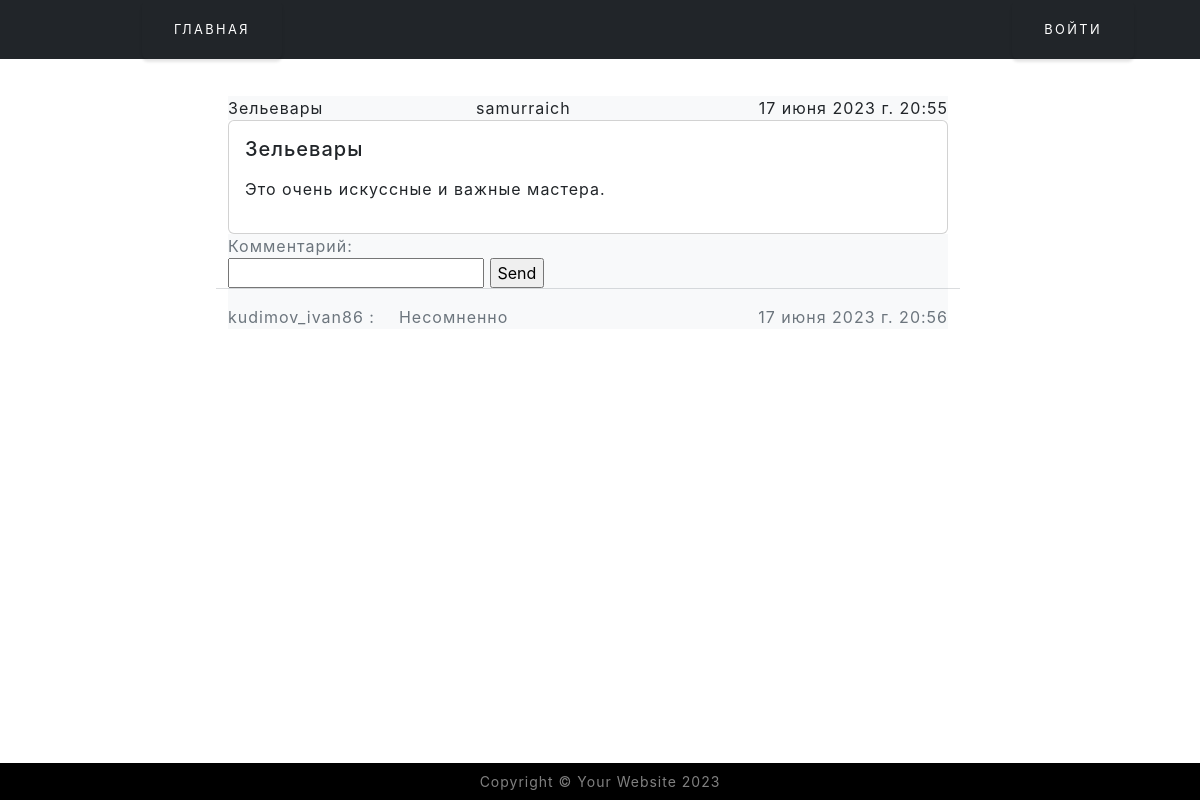
The page /13/ on the database its author committed.
### Board/models.py (models this page shows, shortened)
class Board(models.Model):
    author = models.ForeignKey(User, on_delete=models.CASCADE)
    category = models.ForeignKey('Category', on_delete=models.CASCADE, blank=True)
    date_of_creation = models.DateTimeField(auto_now_add=True)
    content = RichTextUploadingField(blank=True, null=True)
    title = models.CharField(max_length=100)

class Category(models.Model):
    CATEGORIES = [
        ('Танки', 'Танки'),
        ('Хилы', 'Хилы'),
        ('ДД', 'ДД'),
        ('Торговцы', 'Торговцы'),
        ('Гилдмастеры', 'Гилдмастеры'),
        ('Квестгиверы', 'Квестгиверы'),
        ('Кузнецы', 'Кузнецы'),
        ('Кожевники', 'Кожевники'),
        ('Зельевары', 'Зельевары'),
        ('Мастера заклинаний', 'Мастера заклинаний'),
    ]
    name = models.CharField('Категория', max_length=30, choices=CATEGORIES, default='Танки')

class Comment(models.Model):
    author = models.ForeignKey(User, on_delete=models.CASCADE)
    board = models.ForeignKey('Board', on_delete=models.CASCADE)
    text = models.CharField(max_length=256)
    date_of_creation = models.DateTimeField(auto_now_add=True)
    not_accepted_yet = 'not accepted yet'
    response_accepted = 'response accepted'
    choice = (('not accepted yet', 'Отклик ещё не принят'),
              ('response accepted', 'Отклик принят'))
    status = models.CharField(choices=choice, default=not_accepted_yet, max_length=20)
    deleted = models.BooleanField(default=False)

### Board/views.py (the view, shortened to what this page needs)
# urls.py: path('<int:pk>/', BoardDetail.as_view(), name='detail'),
class BoardDetail(generic.DetailView):
    model = Board
    def get(self, request, *args, **kwargs):
        commentform = CommentForm()
        board = Board.objects.get(id=kwargs.get('pk'))
        comment = Comment.objects.filter(board_id=kwargs.get('pk'))
        return render(request,
                      'Board/board_detail.html',
                      {'commentform': commentform,
                       'board': board,
                       'comment': comment})

### Board/forms.py
class CommentForm(forms.ModelForm):
    text = forms.CharField(label='Комментарий:')
    class Meta:
        model = Comment
        fields = ('text',)

### templates/Board/board_detail.html (shortened to what this page needs)
{% extends 'Board/index.html' %}
{% block content %}
<div class="container mt-3">
    <div class="row w-100 mb-3">
        <div class="col-sm-8 mx-auto mb-5">
            <div class="card-header bg-light text-start">
                <div class="row row-cols-3">
                    <div class="col">
                        {{ board.category.name }}
                    </div>
                    <div class="col">
                        {{ board.author }}
                    </div>
                    <div class="col text-end">
                        {{ board.date_of_creation }}
                    </div>
                </div>
            </div>
            <div class="card">
                <div class="card-body">
                    <h5 class="card-title">{{ board.title }}</h5>
                    <p>{{ board.content|safe }}</p>
                </div>
            </div>
            <div class="card-footer bg-light text-muted">
                <div class="row">
                    <div class="col-6 text-start">
                        <form method="POST">
                            {{ commentform }}
                            <input type="submit" value="Send">
                        </form>
                    </div>
                    <hr>
                    <div class="container">
                        {% for el in comment %}
                            <div class="row">
                                <div class="col text-start col-md-auto">
                                    {{ el.author.username }} :
                                </div>
                                <div class="col text-start col-md-auto">
                                    {{ el.text }}
                                </div>
                                <div class="col text-end">
                                    {{ el.date_of_creation }}
                                </div>
                            </div>
                        {% endfor %}
                    </div>
                </div>
            </div>
        </div>
    </div>
</div>
{% endblock content %}

### rows shown on the page
Board: category.name "Зельевары", author "samurraich", date_of_creation "17 июня 2023 г. 20:55", title "Зельевары", content "Это очень искуссные и важные мастера."
Comment: author.username "kudimov_ivan86", text "Несомненно", date_of_creation "17 июня 2023 г. 20:56"
